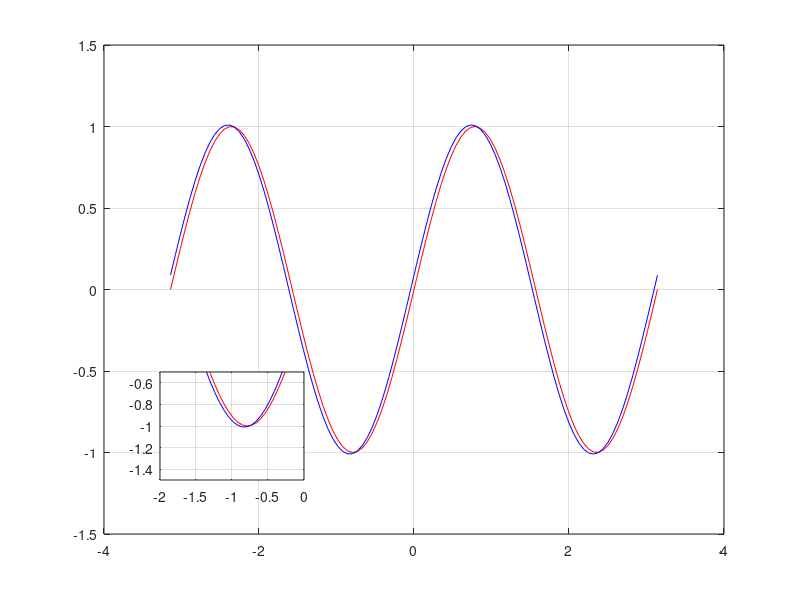

This chart was generated by the following MATLAB code:
close all; clear; clc;
fig = figure();
axe_1 = axes(fig);

t = linspace(-pi,pi,100);
w = 2;
f1 = sin(w.*t);
A = 1 + 1E-02;
phi = deg2rad(5);
f2 = A.*sin(w.*t + phi);

hold(axe_1,"on");
l11 = line(t,f1,"Parent",axe_1,"Color",'r');
l21 = line(t,f2,"Parent",axe_1,"Color",'b');
hold(axe_1,"off");
box(axe_1,"on");
grid(axe_1,"on");

axe_2 = axes("position",[0.2,0.2,0.18,0.18]);
l12 = line(t,f1,"Parent",axe_2,"Color",'r');
l22 = line(t,f2,"Parent",axe_2,"Color",'b');
xlim(axe_2,[-2,0]);
ylim(axe_2,[-1.5,-0.5]);
box(axe_2,"on");
grid(axe_2,"on");
